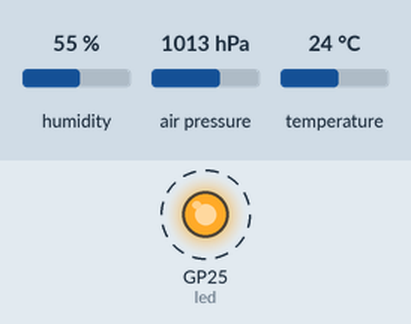
A program run on a simulated Raspberry Pi Pico running MicroPython. Parts: output pins drawn as LEDs (lit = HIGH). Dashed ring = blinking. Inputs (shaded band) come from the test bench; at power-on: humidity 55 %, air pressure 1013 hPa, temperature 24 °C. WiFi joins after 1.5 s; no MQTT or app messages arrive unless stated; the board's own WiFi access point starts at once; what the program prints to the serial console is not drawn.

Above: at 3.5 s.
Timing chart, 0 to 6.2 s (numbered marks = the images above):
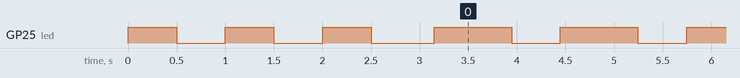

Measured:
- by itself, GP25 (led): moves between LOW and HIGH, repeating every 19.5 s

The program:

main.py
```python
import time
import network
from umqtt.simple import MQTTClient
from machine import Pin,I2C
import bme280

led = Pin("LED", Pin.OUT)

led.value(1)

i2c=I2C(0,sda=Pin(0), scl=Pin(1), freq=400000)

'''
#for station mode use this
ssid = 'Enter ur ssid'
password = 'Enter ur password'

wlan = network.WLAN(network.STA_IF)
wlan.active(True)
while True:
    wlan.connect(ssid, password)
    if wlan.status()==3:
        break
    time.sleep(4)
status = wlan.ifconfig()

'''

#for soft ap mode use this
ssid='Enter ur ssid'
password='Enter ur password'
ap = network.WLAN(network.AP_IF)
ap.config(essid=ssid, password=password)
ap.active(True)
status = ap.ifconfig()
print(status)

led.value(0)

print("IP = "+status[0])

s = 3
while s > 0:
    s -= 1
    led.value(1)
    time.sleep(0.5)
    led.value(0)
    time.sleep(0.5)

def connectMQTT():
    client = MQTTClient(client_id=b"picow",server=b"192.168.4.50",port=0,user=b"pico",password=b"picopassword")
    client.connect()
    led.value(1)
    print("Connected to MQTTServer \n",client)
    return client

while True:
    try:
        client = connectMQTT()
        break
    except:
        print("Failed Retrying...")

while True:
    bme = bme280.BME280(i2c=i2c)          #BME280 object created
    print(bme.values)
    temp=bme.values[0]
    client.publish('temp',temp)
    humid=bme.values[2]
    client.publish('humid',humid)
    time.sleep(0.75)
    led.value(0)
    time.sleep(0.5)
    led.value(1)

#end of script
```
